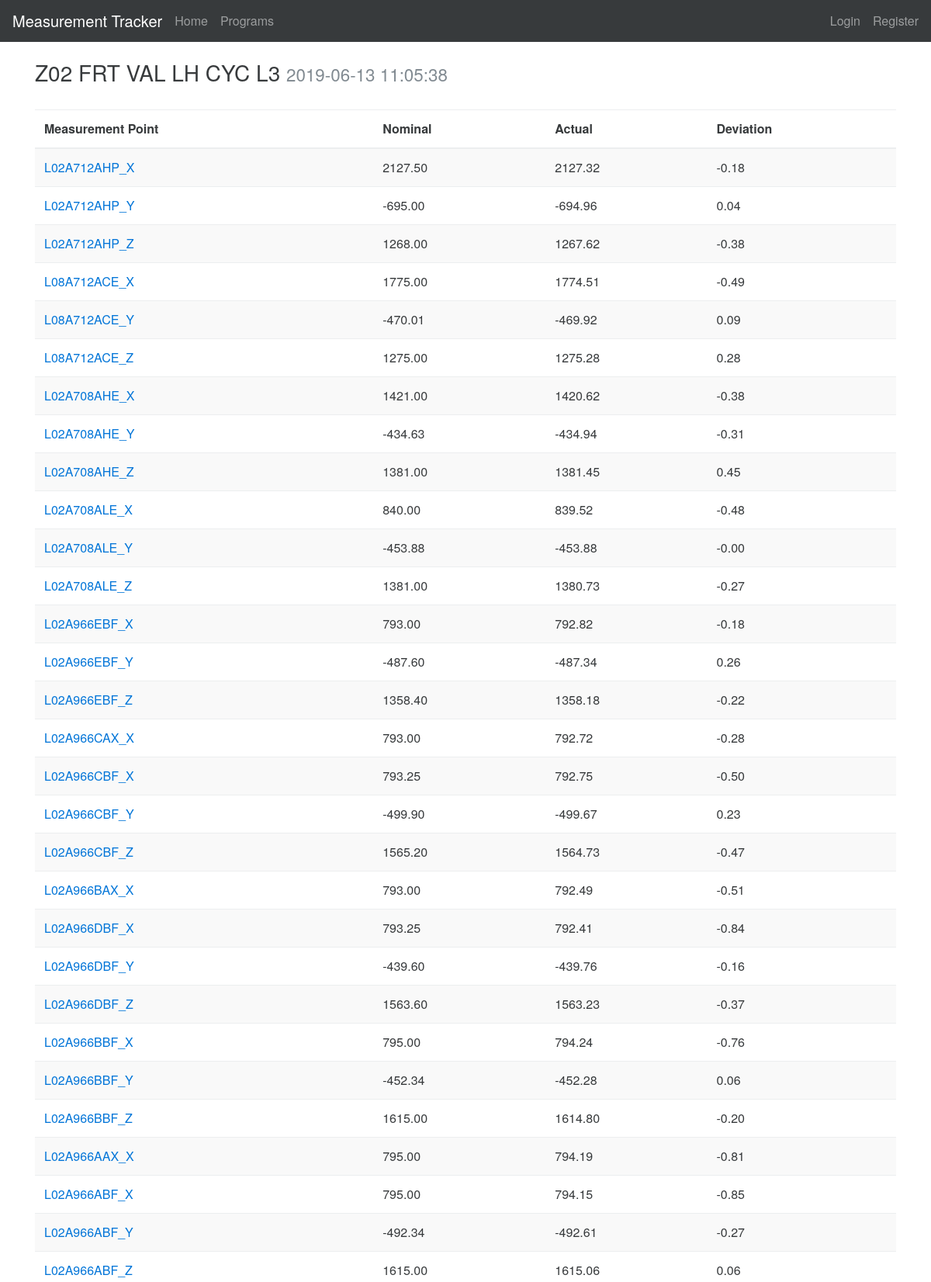
The app's page /program/2 (upper part) with its own data.
### measurementTracker/models.py (models this page shows, shortened)
class Program(db.Model):
    program_id = db.Column(db.Integer, primary_key=True)
    file_name = db.Column(db.String(50))
    date = db.Column(db.DateTime)
    program = db.Column(db.String(50))
    path = db.Column(db.String(250))
    measurement = db.relationship('Measurement', backref='program')

class Measurement(db.Model):
    measurement_id = db.Column(db.Integer, primary_key=True)
    measurement_point = db.Column(db.String(50))
    file_name = db.Column(db.String(50))
    date = db.Column(db.String(50))
    time = db.Column(db.String(50))
    column = db.Column(db.String(50))
    x = db.Column(db.Numeric)
    y = db.Column(db.Numeric)
    z = db.Column(db.Numeric)
    nominal = db.Column(db.Numeric)
    lsl = db.Column(db.Numeric)
    usl = db.Column(db.Numeric)
    i = db.Column(db.Numeric)
    j = db.Column(db.Numeric)
    k = db.Column(db.Numeric)
    actual = db.Column(db.Numeric)
    dev = db.Column(db.Numeric)
    program_id = db.Column(db.Integer, db.ForeignKey('program.program_id'))

### measurementTracker/controllers/main.py (the view)
@main_blueprint.route('/program/<int:program_id>', methods=["GET", "POST"])
def program(program_id):
    program = Program.query.filter_by(program_id=program_id).first()
    results = Measurement.query.join(Program) \
        .filter(Measurement.program_id == program_id).all()
    return render_template("program.html", results=results, program=program), 200

### measurementTracker/templates/main/program.html (shortened to what this page needs)
{% extends "base.html" %}
{% block body %}
<h3>
  {{ program.program }}
  <small class="text-muted">{{ program.date }}</small>
</h3>
{% if results %}
<div>
    <table class="table table-striped">
        <thead>
            <tr>
                <th>Measurement Point</th>
                <th>Nominal</th>
                <th>Actual</th>
                <th>Deviation</th>
            </tr>
        </thead>
            <tbody>
            {% for result in results  %}
            <tr>
                <td><a href="{{ url_for('main.measurement', measurement_point=result.measurement_point) }}">
                    {{result.measurement_point}}</a></td>
                <td>{{'%0.2f'| format(result.nominal|float)}}</td>
                <td>{{'%0.2f'| format(result.actual|float)}}</td>
                <td>{{'%0.2f'| format(result.dev|float)}}</td>
            </tr>
            {% endfor %}
        </tbody>
    </table>
</div>
{% endif %}
{% endblock %}

### records on screen
Program: program "Z02 FRT VAL LH CYC L3", date "2019-06-13 11:05:38"
Measurement: measurement_point "L02A712AHP_X", nominal "2127.50", actual "2127.32", dev "-0.18"
Measurement: measurement_point "L02A712AHP_Y", nominal "-695.00", actual "-694.96", dev "0.04"
Measurement: measurement_point "L02A712AHP_Z", nominal "1268.00", actual "1267.62", dev "-0.38"
Measurement: measurement_point "L08A712ACE_X", nominal "1775.00", actual "1774.51", dev "-0.49"
Measurement: measurement_point "L08A712ACE_Y", nominal "-470.01", actual "-469.92", dev "0.09"
Measurement: measurement_point "L08A712ACE_Z", nominal "1275.00", actual "1275.28", dev "0.28"
Measurement: measurement_point "L02A708AHE_X", nominal "1421.00", actual "1420.62", dev "-0.38"
Measurement: measurement_point "L02A708AHE_Y", nominal "-434.63", actual "-434.94", dev "-0.31"
Measurement: measurement_point "L02A708AHE_Z", nominal "1381.00", actual "1381.45", dev "0.45"
Measurement: measurement_point "L02A708ALE_X", nominal "840.00", actual "839.52", dev "-0.48"
Measurement: measurement_point "L02A708ALE_Y", nominal "-453.88", actual "-453.88", dev "-0.00"
Measurement: measurement_point "L02A708ALE_Z", nominal "1381.00", actual "1380.73", dev "-0.27"
Measurement: measurement_point "L02A966EBF_X", nominal "793.00", actual "792.82", dev "-0.18"
Measurement: measurement_point "L02A966EBF_Y", nominal "-487.60", actual "-487.34", dev "0.26"
Measurement: measurement_point "L02A966EBF_Z", nominal "1358.40", actual "1358.18", dev "-0.22"
Measurement: measurement_point "L02A966CAX_X", nominal "793.00", actual "792.72", dev "-0.28"
Measurement: measurement_point "L02A966CBF_X", nominal "793.25", actual "792.75", dev "-0.50"
Measurement: measurement_point "L02A966CBF_Y", nominal "-499.90", actual "-499.67", dev "0.23"
Measurement: measurement_point "L02A966CBF_Z", nominal "1565.20", actual "1564.73", dev "-0.47"
Measurement: measurement_point "L02A966BAX_X", nominal "793.00", actual "792.49", dev "-0.51"
Measurement: measurement_point "L02A966DBF_X", nominal "793.25", actual "792.41", dev "-0.84"
Measurement: measurement_point "L02A966DBF_Y", nominal "-439.60", actual "-439.76", dev "-0.16"
Measurement: measurement_point "L02A966DBF_Z", nominal "1563.60", actual "1563.23", dev "-0.37"
Measurement: measurement_point "L02A966BBF_X", nominal "795.00", actual "794.24", dev "-0.76"
Measurement: measurement_point "L02A966BBF_Y", nominal "-452.34", actual "-452.28", dev "0.06"
Measurement: measurement_point "L02A966BBF_Z", nominal "1615.00", actual "1614.80", dev "-0.20"
Measurement: measurement_point "L02A966AAX_X", nominal "795.00", actual "794.19", dev "-0.81"
Measurement: measurement_point "L02A966ABF_X", nominal "795.00", actual "794.15", dev "-0.85"
Measurement: measurement_point "L02A966ABF_Y", nominal "-492.34", actual "-492.61", dev "-0.27"
Measurement: measurement_point "L02A966ABF_Z", nominal "1615.00", actual "1615.06", dev "0.06"
